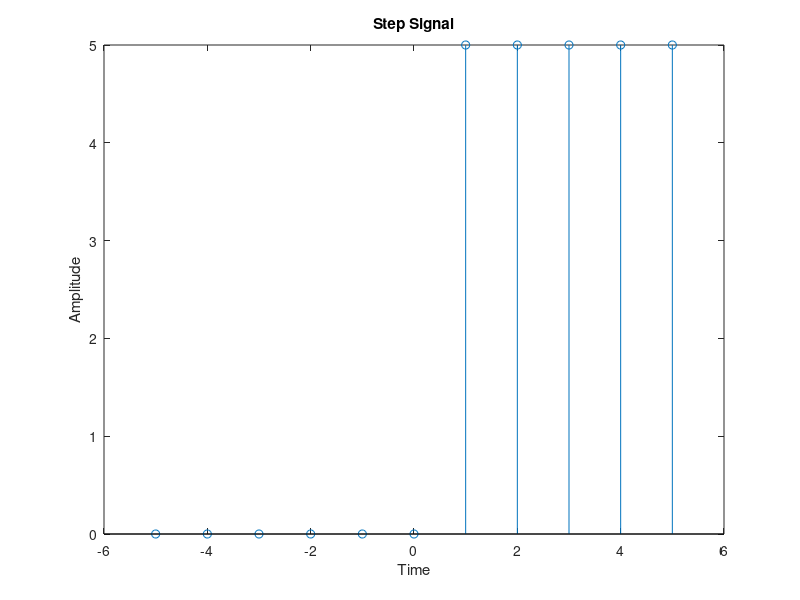

MATLAB code for this plot:
clc;
clear all;
close all;
n=input('Enter the value for time ');
a=input('Enter the value for Amplitude ');
t=-n:1:n;
y=[zeros(1,n+1),a*ones(1,n)];
stem(t,y);
ylabel('Amplitude');
xlabel('Time');
title('Step Signal');